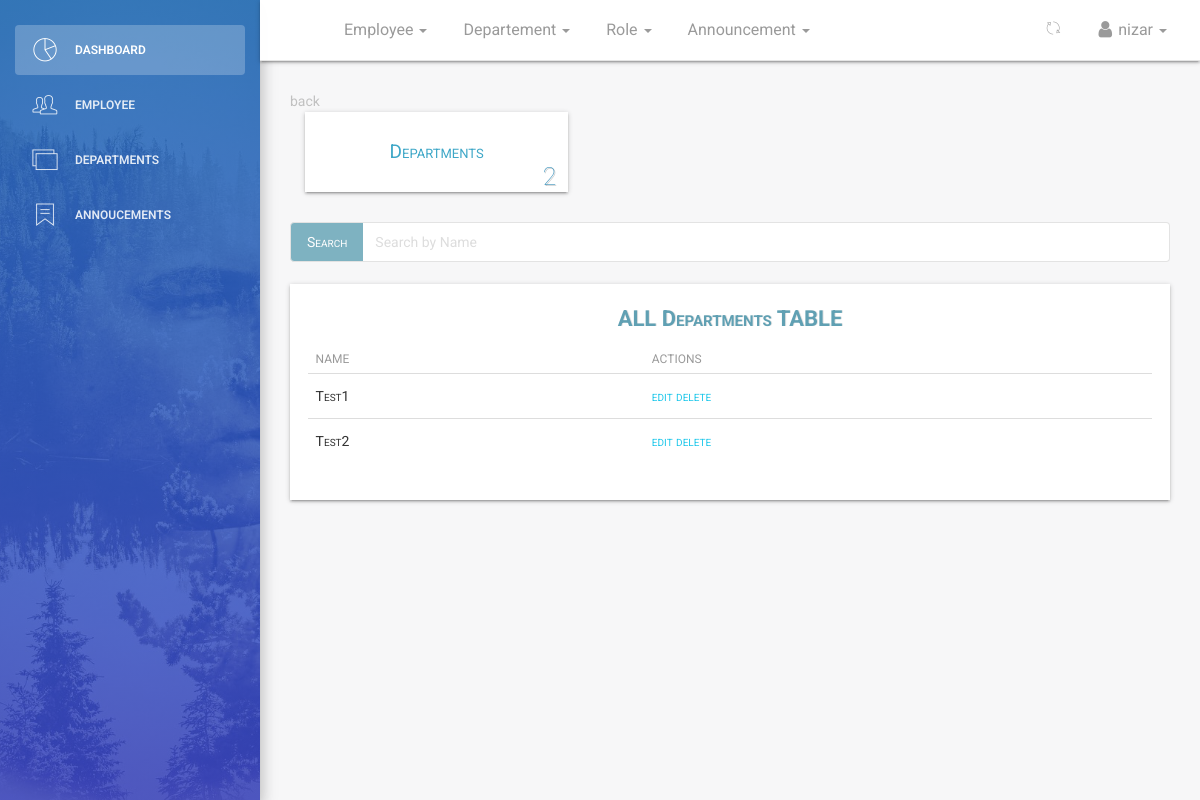
/dashboard/departments/all/ (signed in), run on an earlier commit of the app's database.
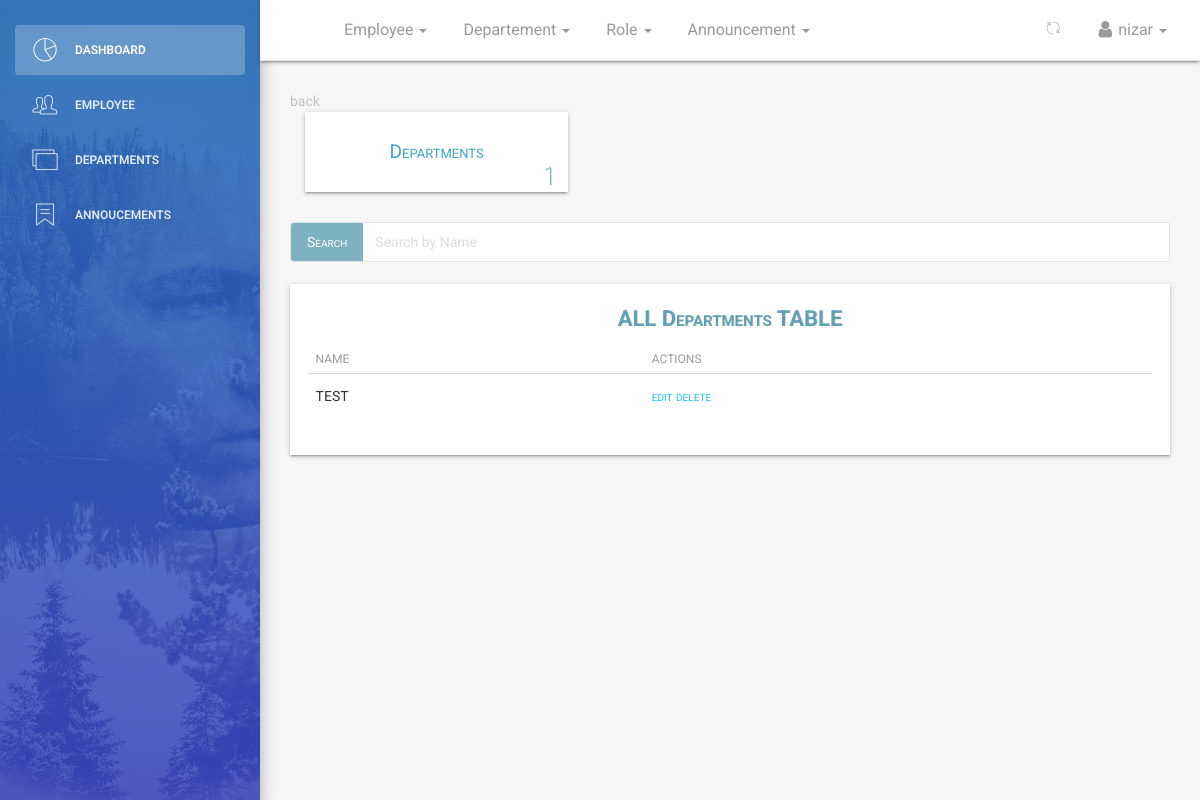
And on a later commit of the database.
### employee/models.py (models this page shows, shortened)
class Department(models.Model):
    name = models.CharField(max_length=125)
    description = models.CharField(max_length=125, null=True, blank=True)
    created = models.DateTimeField(
        verbose_name=_('Created'), auto_now_add=True)
    updated = models.DateTimeField(verbose_name=_('Updated'), auto_now=True)
    class Meta:
        verbose_name = _('Department')
        verbose_name_plural = _('Departments')
        ordering = ['name', 'created']

### dashboard/views.py (the view)
# urls.py: path('departments/all/', views.dashboard_departments, name='departments'),
def dashboard_departments(request):
    if not (request.user.is_authenticated and request.user.is_superuser and request.user.is_staff):
        return redirect('/')
    dataset = dict()
    dataset['title'] = 'departments'
    dataset['departments'] = Department.objects.all()
    return render(request, 'dashboard/departments.html', dataset)

### templates/dashboard/departments.html (shortened to what this page needs)
{% extends '_layout.html' %}
 {% block navheader %}
 	{% include 'includes/navheader_employee_app.html' %}
 {% endblock %}
 {% block content %}
        <section class="content">
            <section class="container-fluid">
            	<section class="row">
	            		<section class="col col-lg-12">
	            			<a href="{{request.META.HTTP_REFERER|escape}}" style="color:#c1c1c1;">back</a>
	            		</section>
            	</section>
            	   <section class="row">
                        <section class="col col-sm-8 offset-sm-2">
                        </section>
                    </section>
						<section class="row margin-bottom">
							<div class="container-fluid">
							<section class="col-lg-4 col-md-4 col-sm-12">
								<div class="leave-box sec-box">
									<a href="{% url 'dashboard:departments' %}">
									<span>Departments</span>
									</a>
									<span class="count-object deprt">{{ departments.count }}</span>
								</div>
							</section>
							</div>
						</section>
					<div class="row" style="margin-bottom: 2.2rem;margin-top: 3rem;">
					 <div class="">
					  <div class="col-lg-12">
					  	<form action="" method="GET">
						    <div class="input-group">
						      <span class="input-group-btn">
						        <button class="btn btn-default" id = "stylebutton" type="button">Search</button>
						      </span>
						      <input type="search" value="{{request.GET.search}}" name="search" class="form-control" placeholder="Search by Name">
						    </div>
					    </form>
					  </div>
					  </div>
					</div>
                	<div class="table-responsive table-shadow">
                		<div class="text-center table-description">
                			<h4 class="title-h3" style="color: #60a0b3 !important;
    						text-shadow: 1px 0px rgba(0,0,0,0.11)">ALL Departments TABLE</h4>
                		</div>
                		<table class="table">
							  <thead>
							    <tr>
							      <th scope="col">Name</th>
								  <th scope="col">Actions</th>
							    </tr>
							  </thead>
							  <tbody>
							  	{% for department in departments %}
							    <tr>
							      <td>{{ department.name }}</td>
							      <td>
							        <a href="{% url 'dashboard:departmentedit' department.id %}">
							       	edit
							        </a>
									<a href="{% url 'dashboard:departmentdelete' department.id %}">
										delete
									 </a>
							      </td>
							    </tr>
							    {% endfor %}
							  </tbody>
						</table>
					</div>
            </section>
        </section>
 {% endblock %}

What changed in the data, as far as the page shows it:
removed Department: name "Test2"
changed Department: name "Test1" → "TEST"
Also different on the page:
{{ departments.count }}: "2" → "1"
